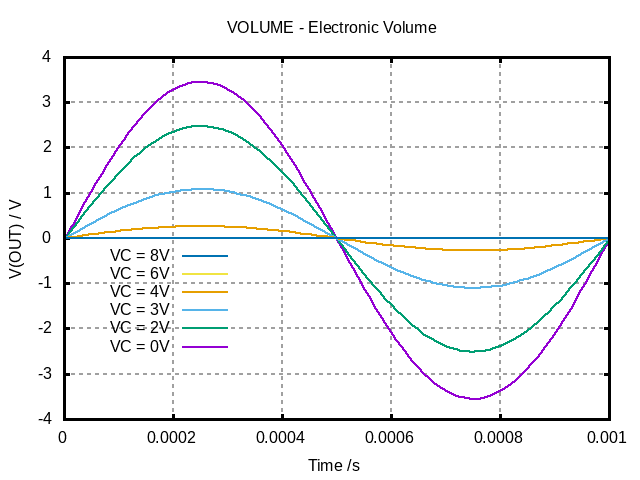

Here is the gnuplot script that generated this plot:
set termoption noenhanced
set title "VOLUME - Electronic Volume "
set xlabel "Time /s"
set ylabel "V(OUT) / V"
set grid lw 2
#set logscale x 
set xrange [0:1e-03]
#set logscale y 
set yrange [-4:+4]
#set xtics 1
#set x2tics 1
#set ytics 1
#set y2tics 1
set border lw 3
set format y "%g"
set format x "%g"
plot '05_VOLUME_Wave_result.txt' using 1:2 with lines lw 2 title "VC = 0V" at graph 0.2,0.2 ,\
     '05_VOLUME_Wave_result.txt' using 3:4 with lines lw 2 title "VC = 2V" at graph 0.2,0.25,\
     '05_VOLUME_Wave_result.txt' using 5:6 with lines lw 2 title "VC = 3V" at graph 0.2,0.3, \
     '05_VOLUME_Wave_result.txt' using 7:8 with lines lw 2 title "VC = 4V" at graph 0.2,0.35,\
     '05_VOLUME_Wave_result.txt' using 9:10 with lines lw 2 title "VC = 6V" at graph 0.2,0.4, \
     '05_VOLUME_Wave_result.txt' using 11:12 with lines lw 2 title "VC = 8V" at graph 0.2,0.45

set terminal push
set terminal png noenhanced
set out '05_VOLUME_Wave.png'
replot
set term pop
replot
pause mouse
